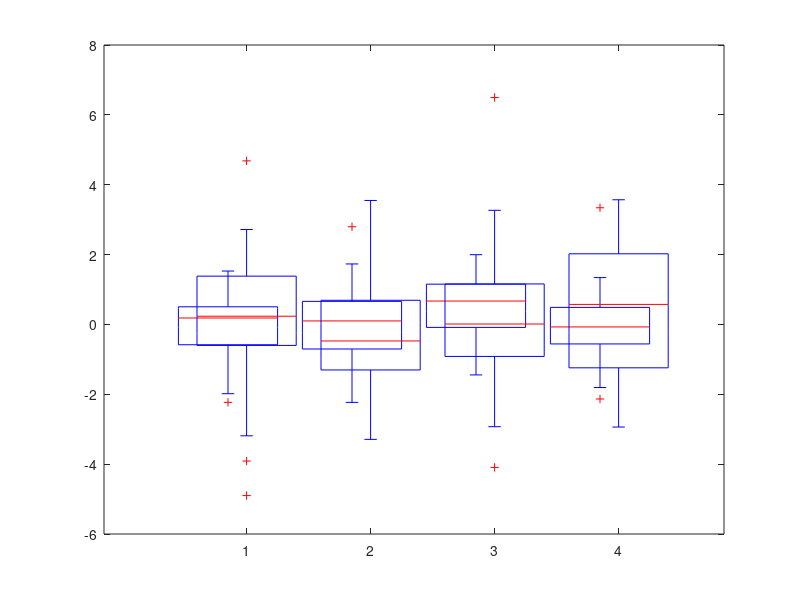

Write MATLAB code to recreate this figure.
clear
close all
clc
F1=randn(40,4);
F2=randn(40,4).*2;
%F3=randn(40,4).*2;

position1=1:size(F1,2);
position2=position1+0.15;

figure;
boxplot(F1,'Color', 'b','positions', position1,'width',0.12)
hold on
boxplot(F2,'Color', 'r','positions', position2,'width',0.12)
